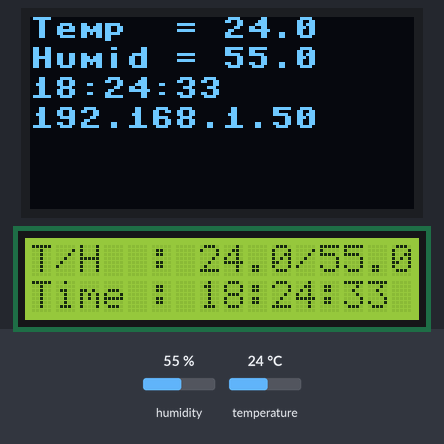
Bench run of a program on a simulated ESP32 board running MicroPython. Parts: 128×64 one-colour display, 16×2 character LCD. Inputs (shaded band) come from the test bench; at power-on: humidity 55 %, temperature 24 °C. WiFi joins after 1.5 s; the clock reads 2024-03-15 10:24:30 at power-on unless the program sets it; library files of the repository ran but are not shown: ssd1306.py, esp8266_i2c_lcd.py; what the program prints to the serial console is not drawn.

Above: at 4.2 s.
4.3 s: humidity set to 22 %
At 7.0 s:
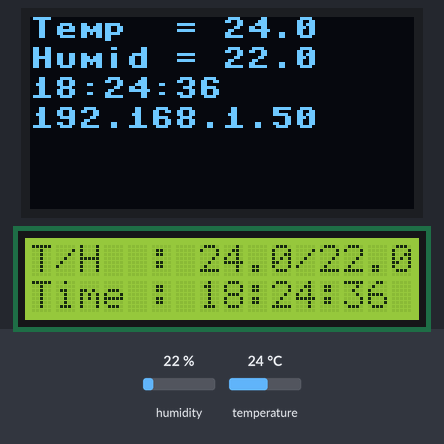
11.3 s: temperature set to 12 °C
At 13.7 s:
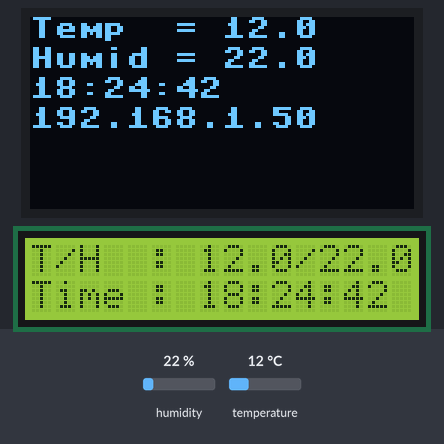
17.4 s: humidity set to 40 %
At 20.4 s:
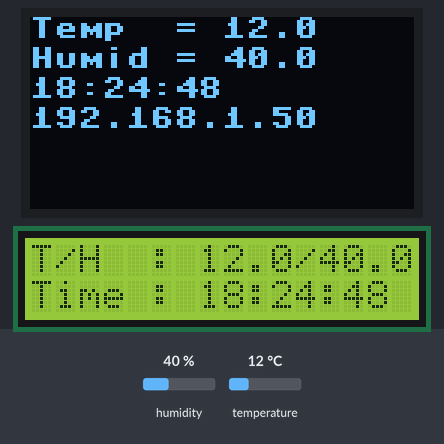
23.5 s: temperature set to 19 °C
At 25.9 s:
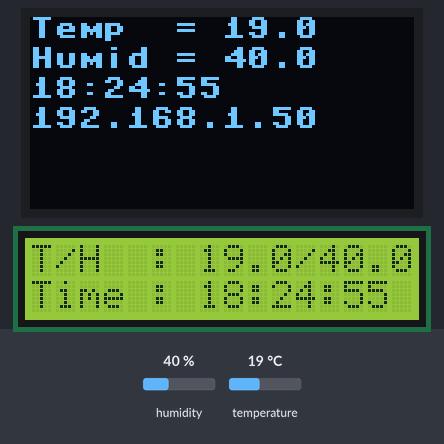
Timing chart, 0 to 27.4 s (numbered marks = the images above; inputs shaded):
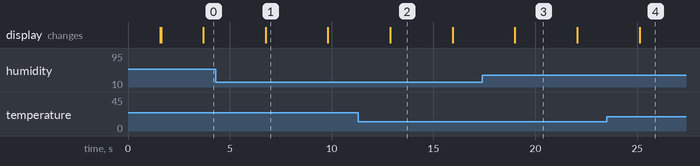

Measured:
- what the display in image 1 shows lasts 3.0 s, from 6.8 s to 9.8 s

The program:

oled_dht.py
```python
# 2020/05/04 v0.3 demo code created.
# Complete project details at https://RandomNerdTutorials.com
#
# https://github.com/micropython/micropython/blob/master/drivers/display/ssd1306.py
# http://yhhuang1966.blogspot.com/2017/08/micropython-on-esp8266-ssd1306.html
# 2 I2C chips in the system
#
from machine import Pin, I2C
import ssd1306
from time import sleep
import dht
import network
import time, ntptime
from esp8266_i2c_lcd import I2cLcd

import esp
esp.osdebug(None)
import gc
gc.collect()

# SSID & Password for your WiFi AP.
ssid = 'MEDIA_LINK'
password = '89124138af'

station = network.WLAN(network.STA_IF)

station.active(True)
station.connect(ssid, password)

while station.isconnected() == False:
  pass

print('Connection successful')
print(station.ifconfig())

try:
    ntptime.settime()
except:
    pass

# DHT22 Sensor at GPIO14.
sensor = dht.DHT22(Pin(14))
temp = hum = 0

def read_sensor():
  global temp, hum
  try:
    sensor.measure()
    temp = sensor.temperature()
    hum = sensor.humidity()
    if (isinstance(temp, float) and isinstance(hum, float)) or (isinstance(temp, int) and isinstance(hum, int)):
      msg = (b'{0:3.1f},{1:3.1f}'.format(temp, hum))

      # 轉換成華氏溫度
      #temp = temp * (9/5) + 32.0

      hum = round(hum, 2)
    else:
      return('Invalid sensor readings.')
  except OSError as e:
    return('Failed to read sensor.')

# ESP32 Pin assignment
# ESP32 I2C SCL/GPIO22
i2c = I2C(-1, scl=Pin(22), sda=Pin(21))

# ESP8266 Pin assignment
#i2c = I2C(-1, scl=Pin(5), sda=Pin(4))
oled_width = 128
oled_height = 64
oled = ssd1306.SSD1306_I2C(oled_width, oled_height, i2c)

# ESP32 SCL=GPIP22, SDA=GPIO21
i2c_lcd=I2C(scl=Pin(22),sda=Pin(21),freq=400000)
lcd=I2cLcd(i2c_lcd, 0x27, 2, 16)                                #指定 I2C Slave 設備位址與顯示器之列數, 行數

while True:
    sleep(2)

    utc_epoch=time.mktime(time.localtime())
    Y,M,D,H,m,S,W,DY=time.localtime(utc_epoch + 28800)
    YMD='%s-%s-%s' % (str(Y),str(M),str(D))
    Hm='%s:%s:%s' % (str(H),str(m),str(S))

    oled.fill(0)
    read_sensor()
    tempMsg = "Temp  = "+str(temp)
    humMsg  = "Humid = "+str(hum)
    print(tempMsg+" "+humMsg)
    print("\n")
    oled.text(tempMsg,0,0)
    oled.text(humMsg, 0, 10)
    oled.text(Hm, 0, 20)
    oled.text(station.ifconfig()[0],0,30)
    oled.show()

    lcd.move_to(0,0)
    lcd.putstr("T/H  : " +str(temp) + "/" + str(hum))
    lcd.move_to(0,1)
    lcd.putstr("Time : " + Hm)
    sleep(1)
```
